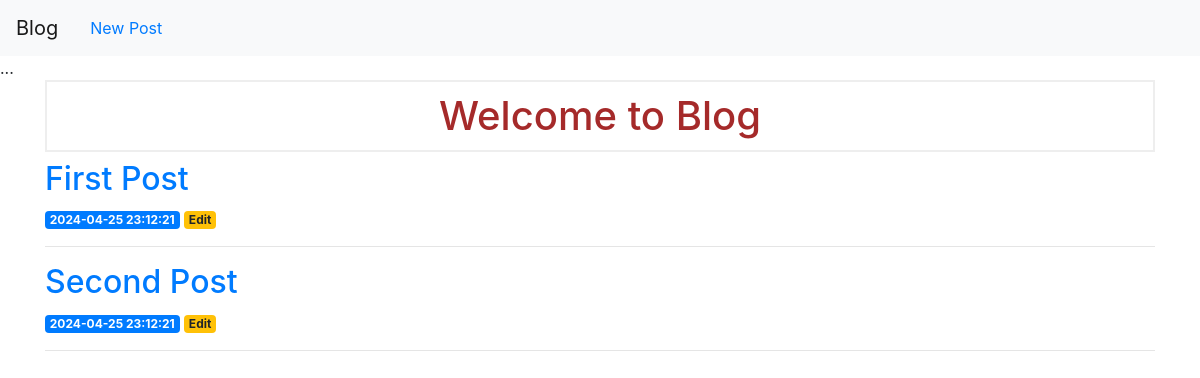
Page /home on the earlier database version.
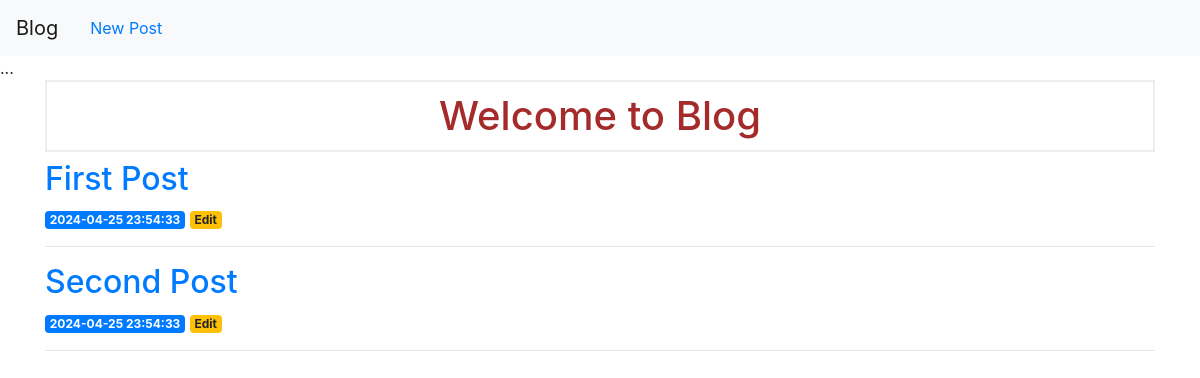
Same page on the later database version.
### tables this page shows
CREATE TABLE posts (
    id INTEGER PRIMARY KEY AUTOINCREMENT,
    created TIMESTAMP NOT NULL DEFAULT CURRENT_TIMESTAMP,
    title TEXT NOT NULL,
    content TEXT NOT NULL
);

### main.py (the view)
@app.route('/home')
def home():
    conn = get_db_connection()
    posts = conn.execute('SELECT * FROM posts').fetchall()
    conn.close()
    return render_template('index.html', posts=posts)

### main.py (called while the page is built)
def get_db_connection():
    conn = sqlite3.connect('database.db')
    conn.row_factory = sqlite3.Row
    return conn

### templates/index.html (shortened to what this page needs)
<!DOCTYPE html>
<html lang="en">
<head>
    <link rel="stylesheet" href="{{ url_for('static', filename= 'css/style.css') }}">
</head>
<body>
{% extends 'base.html' %}
    {% block content %}
        <h1>{% block title %} Welcome to Blog {% endblock %}</h1>
        {% for post in posts %}
            <a href="{{ url_for('post', post_id=post['id']) }}">
                <h2>{{ post['title'] }}</h2>
            </a>
            <span class="badge badge-primary">{{ post['created'] }}</span>
            <a href="{{ url_for('edit', id=post['id']) }}">
                <span class="badge badge-warning">Edit</span>
            </a>
            <hr>
        {% endfor %}
    {% endblock %}

### templates/base.html (shortened to what this page needs)
<!doctype html>
<html lang="en">
  <head>
        <link rel="stylesheet" href="https://stackpath.bootstrapcdn.com/bootstrap/4.3.1/css/bootstrap.min.css">
      </head>
      <body>
        <nav class="navbar navbar-expand-md navbar-light bg-light">
            <a class="navbar-brand" href="{{ url_for('home')}}">Blog</a>
            <a class="nav-link" href="{{url_for('create')}}">New Post</a>
        </nav>
        ...
        <div class="container">
            {% block content %} {% endblock %}
        </div>
      </body>
</html>

### static/style.css (style rules this page uses)
h1 { border: 2px #eee solid; color: brown; text-align: center; padding: 10px; }

Differences in the rows shown:
changed posts "First Post": created "2024-04-25 23:12:21" → "2024-04-25 23:54:33"
changed posts "Second Post": created "2024-04-25 23:12:21" → "2024-04-25 23:54:33"
